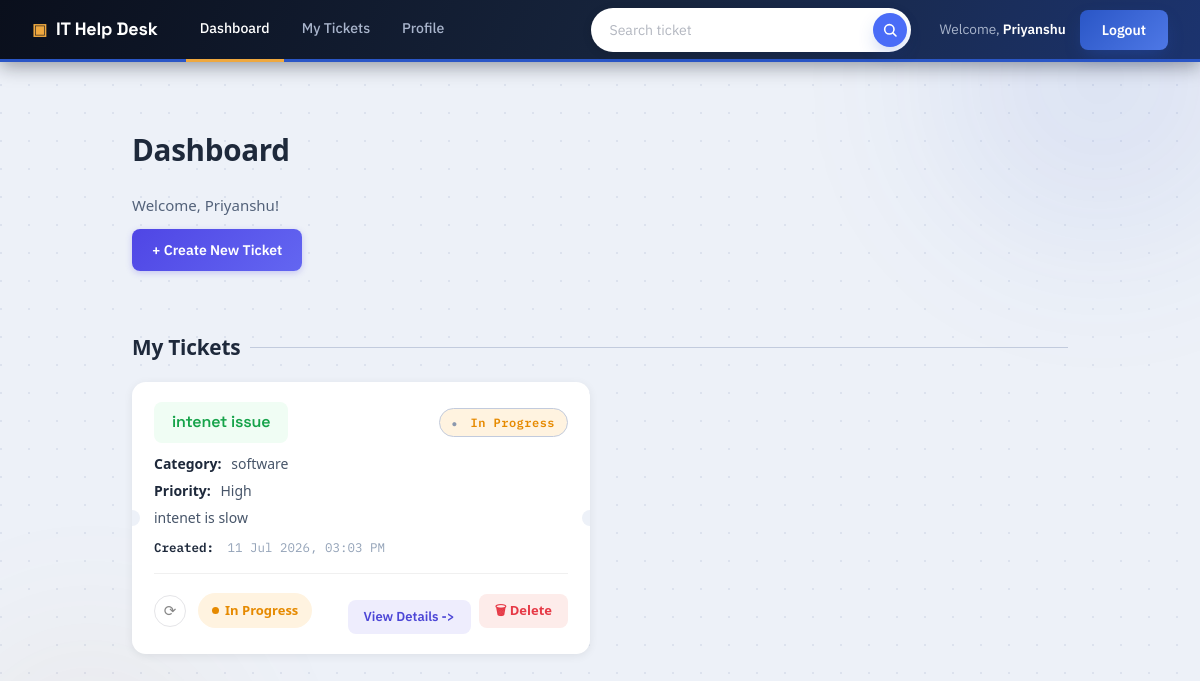
/account/ (signed in), run on the app's committed database.
### ticket/models.py (models this page shows, shortened)
class Ticket(models.Model):
    STATUS_CHOICES = [
        ('Open', 'Open'),
        ('In Progress', 'In Progress'),
        ('Resolved', 'Resolved'),
        ('Closed', 'Closed'),
    ]
    PRIORITY_CHOICES = [
        ('Low', 'Low'),
        ('Medium', 'Medium'),
        ('High', 'High'),
        ('Urgent', 'Urgent'),
    ]
    ticket_number = models.CharField(max_length=20,unique=True,blank=True)
    user = models.ForeignKey("helpdesk_account.Profile", on_delete=models.CASCADE)
    title = models.CharField(max_length=200)
    description = models.TextField()
    category = models.CharField(max_length=100)
    priority = models.CharField(
        max_length=20,
        choices=PRIORITY_CHOICES,
        default='Medium'
    )
    status = models.CharField(
        max_length=20,
        choices=STATUS_CHOICES,
        default='Open'
    )
    attachment = models.FileField(upload_to='tickets/',blank=True,null=True)
    created = models.DateTimeField(auto_now_add=True)
    updated = models.DateTimeField(auto_now=True)
    class Meta:
        ordering = ['-created']
        indexes = [
            models.Index(fields=['-created']),
        ]

### account/views.py (the view)
# urls.py: path('', views.dashboard, name='dashboard'),
@login_required
def dashboard(request):
    if request.user.is_staff:
        tickets = Ticket.objects.all().order_by('-created')
    else:
        tickets = Ticket.objects.filter(
            user=request.user.profile
        ).order_by('-created')
    return render(
        request,
        'account/dashboard.html',
        {'section': 'dashboard',
         "tickets": tickets,
        }
    )

### account/templates/account/dashboard.html (shortened to what this page needs)
{% extends "base.html" %}
{% block content %}
<div class="dashboard-container">
    <h1>Dashboard</h1>
    <p>Welcome, {{ request.user.first_name|default:request.user.username }}!</p>
    <div class="dashboard-actions">
        {% if not request.user.is_staff %}
        <div class="create-ticket">
            <a href="{% url 'ticket:ticket_create' %}" class="btn-create-ticket">
                + Create New Ticket
            </a>
        </div>
        {% endif%}
        <div class="ticket-section">
            {% if not request.user.is_staff %}
            <h2>My Tickets</h2>
            {% else %}
            <h2>All Tickets</h2>
            {% endif%}
            {% if tickets %}
            <div class="tickets-grid">
                {% for ticket in tickets %}
                <div class="ticket">
                    <div class="ticket-card">
                        <div class="ticket-header">
                            <h3>{{ ticket.title }}</h3>
                            <span class="status {% if ticket.status == 'Open' %}status-open{% elif ticket.status == 'In Progress' %}status-progress{% elif ticket.status == 'Resolved' %}status-resolved{% endif %}">
                                {{ ticket.status }}
                            </span>
                        </div>
                        <p><strong>Category:</strong> {{ ticket.category }}</p>
                        <p><strong>Priority:</strong> {{ ticket.priority }}</p>
                        <p>{{ ticket.description|truncatewords:30 }}</p>
                        <p class="date">
                            <strong>Created:</strong>
                            {{ ticket.created|date:"d M Y, h:i A" }}
                        </p>
                        <div class="ticket-actions">
                            <button class="refresh-btn" onclick="refreshStatus('{{ forloop.counter }}')" title="Refresh status">
                                ⟳
                            </button>
                            <span class="live-status status-badge {% if ticket.status == 'Open' %}status-open{% elif ticket.status == 'In Progress' %}status-progress{% elif ticket.status == 'Resolved' %}status-resolved{% else %}status-closed{% endif %}"
                                id="live-status-{{ ticket.id }}"
                                data-ticket-id="{{ ticket.id }}"
                                data-status-url="{% url 'ticket_status_api' ticket.id %}">
                                <span class="status-dot"></span>
                                {{ ticket.status }}
                            </span>
                            <div class="action-buttons">
                                <button class="view-btn" onclick="toggleDetails('{{ forloop.counter }}')">
                                    View Details ->
                                </button>
                                {% if not request.user.is_staff %}
                                <a href="{% url 'ticket:delete_ticket' ticket.id %}?next={{ request.path }}" class="delete-btn">
                                    🗑 Delete
                                </a>
                                {% endif %}
                            </div>
                        </div>
                    </div>
                </div>
                {% endfor %}
            </div>
            {% else %}
            <div class="empty-ticket">
                <h3>No Tickets Found</h3>
                <p>You haven't created any tickets yet.</p>
            </div>
            {% endif %}
        </div>
    </div>
</div>
{% endblock %}

### account/templates/base.html (shortened to what this page needs)
{% load static %}
<!DOCTYPE html>
<html lang="en">
<head>
    <link rel="stylesheet" href="{% static 'css/base.css' %}">
</head>
<body>
    <header id="header">
        <div class="logo">
            <a href="{% url 'dashboard' %}">
                IT Help Desk
            </a>
        </div>
        {% if request.user.is_authenticated %}
        <nav>
            <ul class="menu">
                <li {% if section == "dashboard" %}class="selected"{% endif %}>
                    <a href="{% url 'dashboard' %}">
                        Dashboard
                    </a>
                </li>
                {% if not request.user.is_staff %}
                <li {% if section == "tickets" %}class="selected"{% endif %}>
                    <a href="{% url 'myticket' %}">
                        My Tickets
                    </a>
                </li>
                {% endif%}
                <li {% if section == "profile" %}class="selected"{% endif %}>
                    <a href="{% url 'profile' request.user.username %}">
                        Profile
                    </a>
                </li>
            </ul>
        </nav>
       <div class="header-search">
            <form action="{% url 'search_ticket' %}" method="get" class="search-form">
                <input
                    type="text"
                    name="search"
                    class="search-input"
                    placeholder="Search ticket"
                    autocomplete="off">
                <button type="submit" class="search-btn" aria-label="Search">
                    <svg xmlns="http://www.w3.org/2000/svg" width="16" height="16" viewBox="0 0 24 24" fill="none" stroke="#ffffff" stroke-width="2.4" stroke-linecap="round" stroke-linejoin="round">
                        <circle cx="11" cy="11" r="7"></circle>
                        <line x1="21" y1="21" x2="16.65" y2="16.65"></line>
                    </svg>
                </button>
            </form>
        </div>
        {% endif %}
        <div class="user-info">
            {% if request.user.is_authenticated %}
                <span>
                    Welcome,
                    <strong>
                        {{ request.user.first_name|default:request.user.username }}
                    </strong>
                </span>
                <form action="{% url 'logout' %}" method="post">
                    <button type="submit">
                        Logout
                    </button>
                </form>
            {% else %}
                <a href="{% url 'login' %}">Login</a>
                |
                <a href="{% url 'register' %}">Register</a>
            {% endif %}
        </div>
    </header>
    <main id="content">
        {% block content %}
        {% endblock %}
    </main>
</body>
</html>

### data on the page
Ticket: title "intenet issue", status "In Progress", category "software", priority "High", description "intenet is slow", created "11 Jul 2026, 03:03 PM"

### other printed values
{{ request.user.first_name|default:request.user.username }} "Priyanshu"
